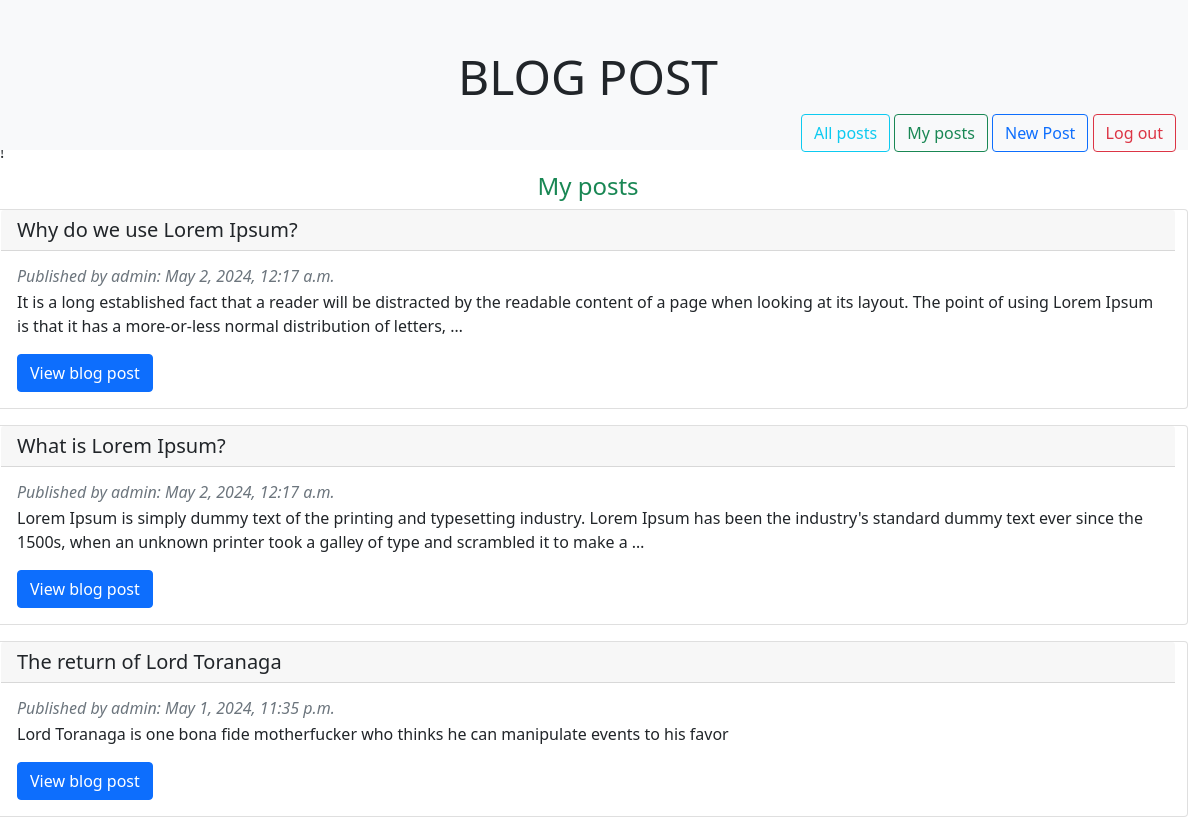
Screenshot of /my_posts (signed in) with the database file from the repository.
### blog_app/models.py (models this page shows)
class Blog(models.Model):
    title = models.CharField(max_length=250)
    content = models.TextField()
    author = models.CharField(max_length=200)
    created_date = models.DateTimeField(default=datetime.now, blank=True)

### blog_app/views.py (the view)
# urls.py: path('my_posts', views.my_posts, name='my_posts'),
def my_posts(request):
    my_posts = Blog.objects.filter(author=request.user.username)
    context = {
    'my_posts': my_posts
    }
    return render(request, 'my_posts.html', context)

### blog_app/templates/my_posts.html
{% extends 'index.html' %}
{% block content %}
<div class="row container-flex mt-2 w-100">
  <h4 class="text-center text-success">My posts</h4>
  {% for blog in my_posts reversed %}
  <div class="card mb-3">
    <h5 class="card-header">{{blog.title}}</h5>
    <div class="card-body">
      <h6 class="text-muted d-inline"><i>Published by {{blog.author}}: {{blog.created_date}}</i></h6>
      <p class="card-text mt-1">{{ blog.content|truncatewords:40 }}</p>
      <a href={% url 'post_detail' blog.id %} class="btn btn-primary">View blog post</a>
    </div>
  </div>
  {% endfor %}
</div>
{% endblock %}

### rows the page displays
Blog: title "Why do we use Lorem Ipsum?", author "admin", created_date "May 2, 2024, 12:17 a.m.", content "It is a long established fact that a reader will be distracted by the readable content of a page when looking at its layout. The point of using Lorem Ipsum is that it has a more-or-less normal distribution of letters, …"
Blog: title "What is Lorem Ipsum?", author "admin", created_date "May 2, 2024, 12:17 a.m.", content "Lorem Ipsum is simply dummy text of the printing and typesetting industry. Lorem Ipsum has been the industry's standard dummy text ever since the 1500s, when an unknown printer took a galley of type and scrambled it to make a …"
Blog: title "The return of Lord Toranaga", author "admin", created_date "May 1, 2024, 11:35 p.m.", content "Lord Toranaga is one bona fide motherfucker who thinks he can manipulate events to his favor"
